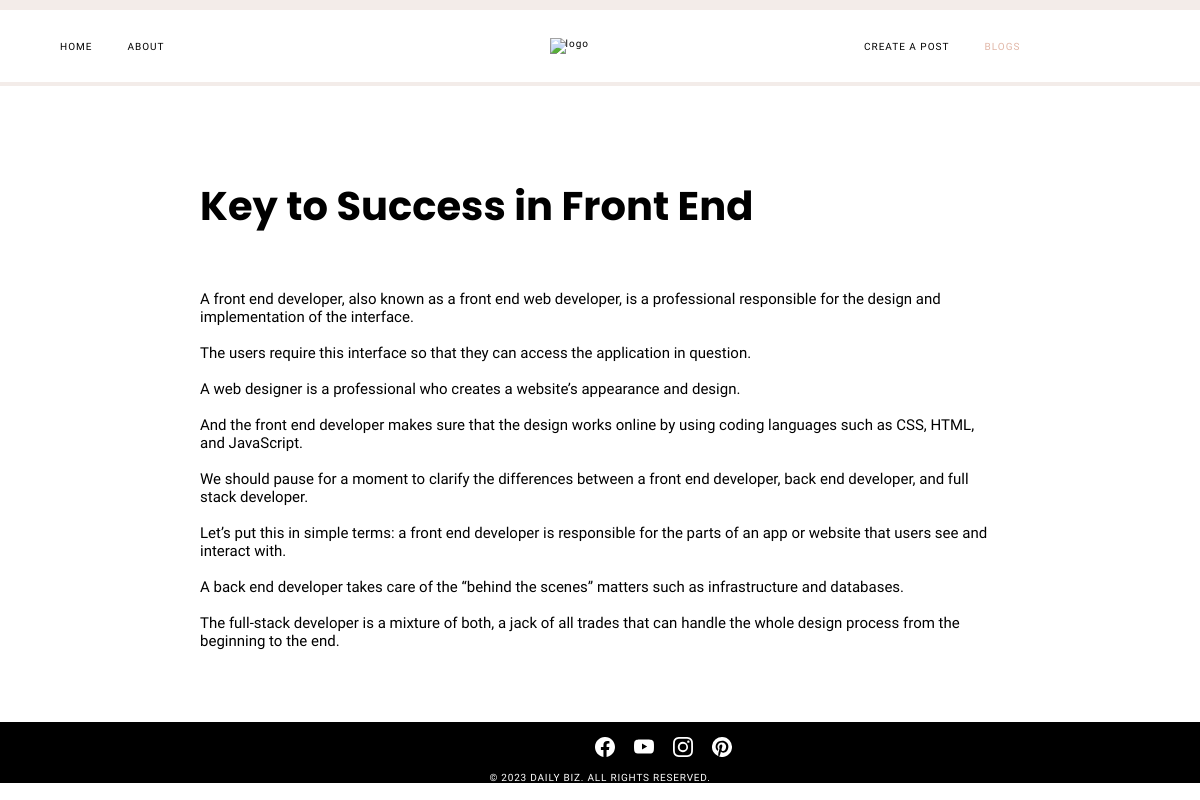
The page /7/posts/ on the database its author committed.
### tables this page shows
CREATE TABLE posts (
    id INTEGER PRIMARY KEY AUTOINCREMENT,
    created TIMESTAMP NOT NULL DEFAULT CURRENT_TIMESTAMP,
    title TEXT NOT NULL,
    content TEXT NOT NULL
);

### app.py (the view)
@app.route('/<int:id>/posts/', methods=('GET', 'POST'))
def post(id):
    post = get_post(id)
    return render_template('post.html', post=post)

### app.py (called while the page is built)
def get_db_connection():
    conn = sqlite3.connect('database.db')
    conn.row_factory = sqlite3.Row
    return conn

def get_post(post_id):
    conn = get_db_connection()
    post = conn.execute('SELECT * FROM posts WHERE id = ?',
                        (post_id,)).fetchone()
    conn.close()
    if post is None:
        abort(404)
    return post

### templates/post.html (shortened to what this page needs)
{% extends 'base.html' %}
{% block content %}
<br><br><br><br><br>
<div class="blogpost" style="margin-left: 200px; margin-right: 200px;">
<h1 style="font-family: 'Poppins', sans-serif; font-size: 40px;">{{ post['title'] }}</h1><br><br><br>
<p style="font-family: 'Wix Madefor Text', sans-serif; font-size: 15px;">{{ post['content']|replace('.', '.<br><br>')|safe }}</p>
</div>
{% endblock %}

### templates/base.html (style rules this page uses)
* { padding: 0; margin: 0; box-sizing: border-box; }
html { scroll-behavior: smooth; }

### rows shown on the page
posts: title "Key to Success in Front End", content "A front end developer, also known as a front end web developer, is a professional responsible for the design and implementation of the interface. The users require this interface so that they can access the application in question. A web designer is a professional who creates a website’s appearance and design. And the front end developer makes sure that the design works online by using coding languages such as CSS, HTML, and JavaScript. We should pause for a moment to clarify the differences between a front end developer, back end developer, and full stack developer. Let’s put this in simple terms: a front end developer is responsible for the parts of an app or website that users see and…"
